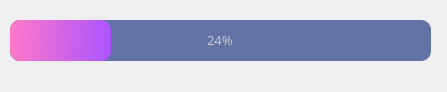
<?xml version="1.0" encoding="UTF-8"?>
<ui version="4.0">
 <class>Activate</class>
 <widget class="QWidget" name="Activate">
  <property name="geometry">
   <rect>
    <x>0</x>
    <y>0</y>
    <width>447</width>
    <height>92</height>
   </rect>
  </property>
  <property name="windowTitle">
   <string>Form</string>
  </property>
  <property name="styleSheet">
   <string notr="true">#Activate_widget{
background-color:rgb(56,58,89);
color:rgb(220,220,220);
border-radius:10px;
}
QProgressBar{
background-color:rgb(98,114,164);
color:rgb(200,200,200);
border-style:none;
border-radius:10px;
text-align:center;
}
QProgressBar::chunk{
border-radius:10px;
background-color: qlineargradient(spread:pad, x1:0, y1:0.511364, x2:1, y2:0.523, stop:0 rgba(254, 121, 199, 255), stop:1 rgba(170, 85, 255, 255));
}</string>
  </property>
  <widget class="QProgressBar" name="progressBar">
   <property name="geometry">
    <rect>
     <x>10</x>
     <y>20</y>
     <width>421</width>
     <height>41</height>
    </rect>
   </property>
   <property name="font">
    <font>
     <family>OPPOSans B</family>
     <pointsize>10</pointsize>
    </font>
   </property>
   <property name="value">
    <number>24</number>
   </property>
  </widget>
 </widget>
 <resources/>
 <connections/>
</ui>
